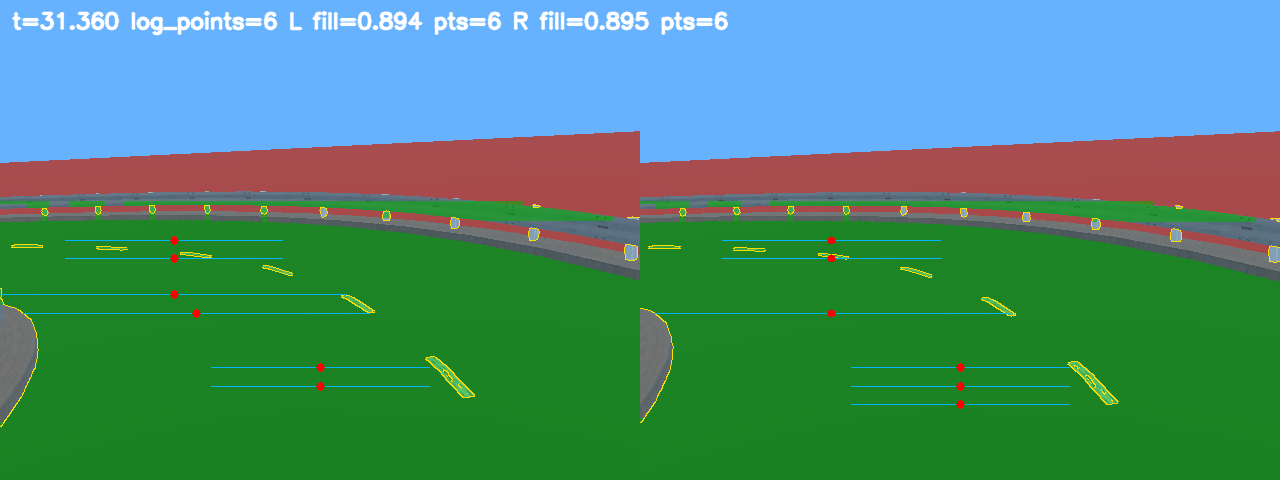
#> input picture experiments/cases/R026_first_left_tight_radius/overlay_000031_360.png, 1280 x 480 px
$ python -i opponent.py   (imports and definitions only)
#> lines starting #> are read from the running program, lines starting #| are printed output that depends on the picture; after the words box and inside, x2 and y2 are one past the last pixel; in counts of white or black regions, pixels touching at a corner belong together
#> further down, picture is the input picture: shape (480, 1280, 3); mean B, G, R 113.7, 139.3, 73.7
"""对手车辆感知模块。

功能概述：保留可提交的近处车身检测逻辑，供多车策略使用。
输入输出：输入单张 BGR 图像，输出是否检测到近距离车身遮挡，以及遮挡的左右位置/尺寸。
处理流程：截取下半部中间 ROI，合并亮白/近黑块和官方车身颜色 mask，再用连通域尺寸过滤噪声。
"""

import cv2
import numpy as np

from controller.params import COLOR_PROFILE, OPPONENT_PROFILE


def _hue_delta(hue, center):
    """计算 OpenCV hue 环形距离。"""

    delta = np.abs(hue.astype(np.float32) - float(center))
    return np.minimum(delta, 180.0 - delta)


def _vehicle_color_mask(hsv, hsv_center, hsv_tol):
    """按 `COLOR_PROFILE` 的 HSV 容差生成车身颜色 mask。

    功能：匹配官方车身基础色，避免只靠亮度把白线、天空或红色场地误判为车辆。
    参数：`hsv` 是 ROI 的 HSV 图，`hsv_center`/`hsv_tol` 是车身颜色中心和容差。
    返回：布尔 mask。
    逻辑：Hue 用环形距离；红地面、蓝天、绿草主要靠更高的车身饱和度门槛排除。
    """

    return (
        (_hue_delta(hsv[:, :, 0], hsv_center[0]) <= hsv_tol[0])
        & (np.abs(hsv[:, :, 1].astype(np.float32) - hsv_center[1]) <= hsv_tol[1])
        & (np.abs(hsv[:, :, 2].astype(np.float32) - hsv_center[2]) <= hsv_tol[2])
    )


def vehicle_body_mask(image, profile=None):
    """生成近处车身候选 mask。

    功能：把白/黑车身和官方 6 车颜色合并为一个候选图。
    参数：`image` 是单张 BGR 摄像头图像，`profile` 可覆盖默认检测参数。
    返回：与原图同宽高的 `uint8` mask，车身候选为 255。
    逻辑：只在检测 ROI 内置位；后续仍需连通域面积/宽高过滤才判定为障碍。
    """

    params = OPPONENT_PROFILE if profile is None else profile
    height, width = image.shape[:2]
#> height = 480; width = 1280
    y0 = int(height * params["near_obstacle_roi_top_ratio"])
#> y0 = 230
    y1 = int(height * params["near_obstacle_roi_bottom_ratio"])
#> y1 = 451
    x_margin = int(width * params["near_obstacle_roi_x_margin_ratio"])
#> x_margin = 102
    mask = np.zeros((height, width), dtype=np.uint8)
    roi = image[y0:y1, x_margin : width - x_margin]
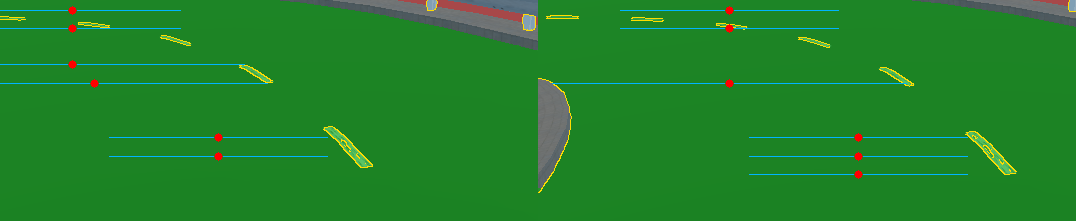
#> roi: shape (221, 1076, 3); mean B, G, R 41.7, 131.2, 33.1
    if roi.size == 0:
        return mask

    gray = cv2.cvtColor(roi, cv2.COLOR_BGR2GRAY)
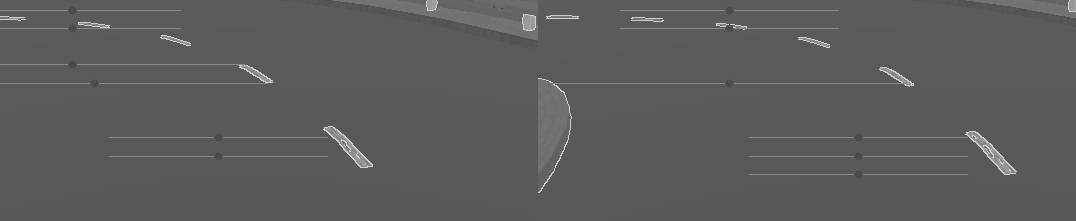
#> gray: shape (221, 1076); min 68, max 205, mean 91.5
    hsv = cv2.cvtColor(roi, cv2.COLOR_BGR2HSV)
#> hsv: shape (221, 1076, 3); mean H, S, V 63.2, 194.1, 133.4
    saturation = hsv[:, :, 1]
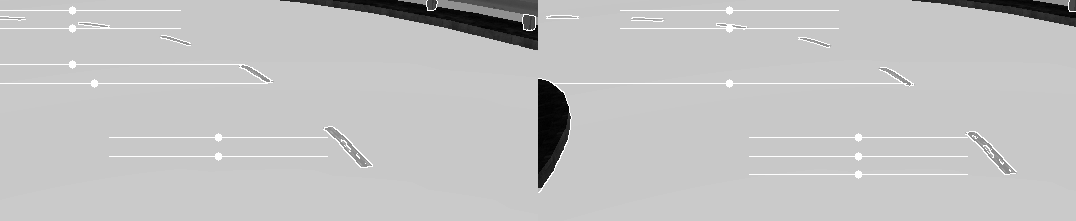
#> saturation: shape (221, 1076); min 2, max 255, mean 194.1
    value = hsv[:, :, 2]
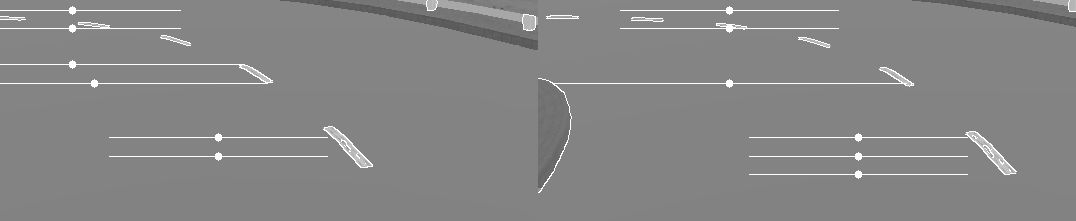
#> value: shape (221, 1076); min 79, max 255, mean 133.4
    bright_body = (gray > params["near_obstacle_white_gray_min"]) & (
        saturation < params["near_obstacle_white_sat_max"]
    )
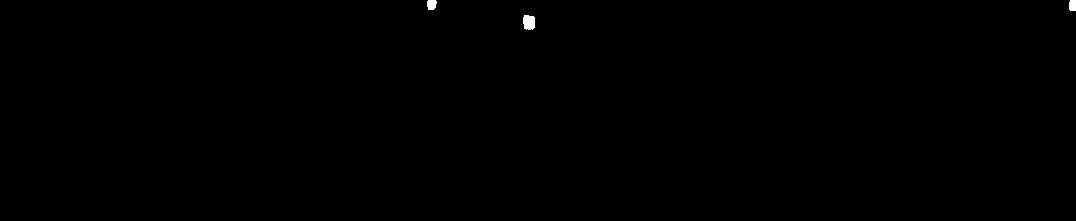
#> bright_body: shape (221, 1076) bool; 0.13% white; 3 white regions, box (x1, y1, x2, y2) and area: (523, 15, 535, 30) 158, (427, 0, 437, 10) 86, (1069, 0, 1076, 11) 74
    dark_body = (gray < params["near_obstacle_black_gray_max"]) & (value < params["near_obstacle_black_value_max"])
#> dark_body: shape (221, 1076) bool; every value is 0
    color_body = np.zeros(roi.shape[:2], dtype=bool)
    for _bgr, hsv_center, hsv_tol in COLOR_PROFILE["car_body_colors"]:
        # 白车/黑车已由亮度分支处理；低饱和 HSV 容差过宽，容易把深灰沥青吃进来。
        if hsv_center[1] < 80:
            continue
        color_body |= _vehicle_color_mask(hsv, hsv_center, hsv_tol)
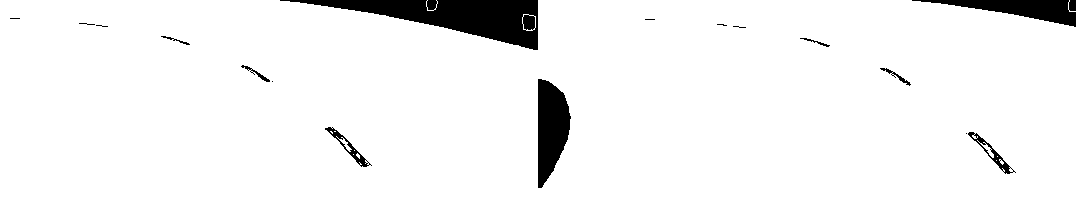
#> color_body: shape (221, 1076) bool; 95.3% white; 17 black regions (8 under 20 px), largest, box (x1, y1, x2, y2) and area: (280, 0, 538, 50) 5638, (538, 79, 571, 188) 2511, (912, 0, 1076, 27) 1975

    candidate = (bright_body | dark_body | color_body).astype(np.uint8) * 255
#> candidate: shape (221, 1076); 95.4% white; 17 black regions (8 under 20 px), largest, box (x1, y1, x2, y2) and area: (280, 0, 538, 50) 5394, (538, 79, 571, 188) 2511, (912, 0, 1076, 27) 1901
    kernel = np.ones((5, 5), dtype=np.uint8)
    candidate = cv2.morphologyEx(candidate, cv2.MORPH_OPEN, kernel, iterations=1)
#> candidate: shape (221, 1076); 95.3% white; 15 black regions (6 under 20 px), largest, box (x1, y1, x2, y2) and area: (280, 0, 538, 50) 5397, (538, 79, 571, 188) 2511, (912, 0, 1076, 27) 1901
    mask[y0:y1, x_margin : width - x_margin] = candidate
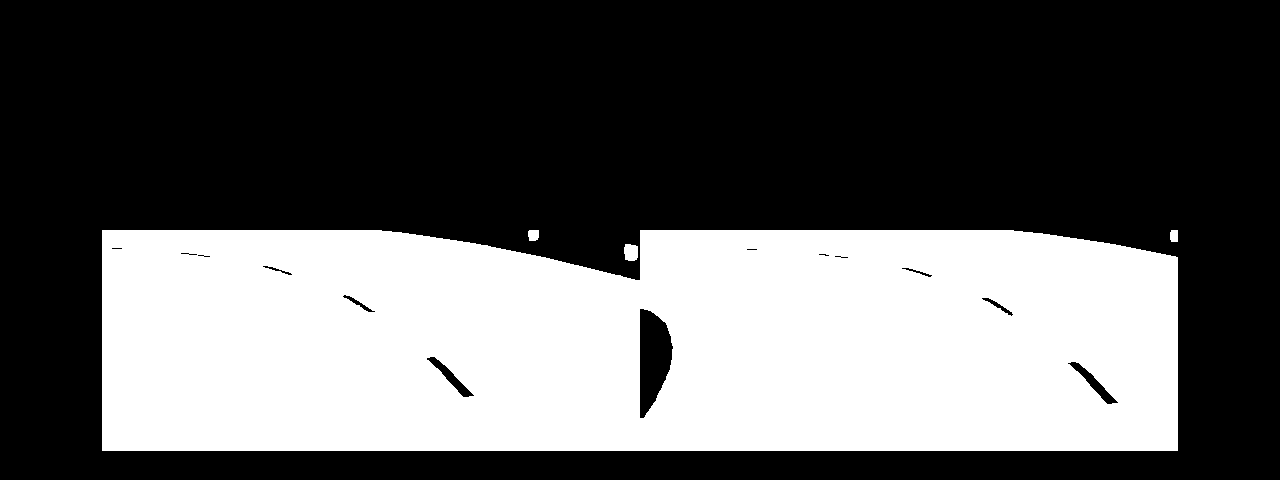
#> mask: shape (480, 1280); 36.9% white; 4 white regions, box (x1, y1, x2, y2) and area: (102, 230, 1178, 451) 226298, (624, 244, 638, 261) 211, (528, 230, 539, 241) 111, (1170, 230, 1178, 242) 92
    return mask


def detect_near_vehicle_obstacle_state(image: np.ndarray, profile: dict | None = None) -> tuple[bool, float, float]:
    """检测近处车身遮挡，并给出横向位置和块尺寸。

    功能：识别发车格静止车辆或近距离对手车这类大块遮挡。
    参数：`image` 是单张 BGR 摄像头图像，`profile` 可覆盖默认检测参数。
    返回：`(near, x, size)`；`x` 为 -1 左 / +1 右，`size` 为最大车身块占 ROI 的比例。
    逻辑：只看图像下半部中间区域，用亮白/近黑和官方车身颜色做候选，再用连通域面积过滤车道线。
    complex 红色场地、天空和草地会被颜色容差排除，不能把高饱和本身当成车身证据。
    """

    params = OPPONENT_PROFILE if profile is None else profile
    candidate = vehicle_body_mask(image, params)
    if not np.any(candidate):
        return False, 0.0, 0.0

    count, _, stats, _ = cv2.connectedComponentsWithStats(candidate, 8)
#> count = 5; stats = [[0, 0, 1280, 480, 387688], [102, 230, 1076, 221, 226298], [528, 230, 11, 11, 111], [1170, 230, 8, 12, 92], [624, 244, 14, 17, 211]]
    min_area = float(params["near_obstacle_min_area"])
    min_width = float(params["near_obstacle_min_width"])
    min_height = float(params["near_obstacle_min_height"])
    best = None
    for index in range(1, count):
        left, top, comp_width, comp_height, area = stats[index]
        if area >= min_area and comp_width >= min_width and comp_height >= min_height:
            if best is None or area > best[-1]:
                best = (left, top, comp_width, comp_height, area)
#> this loop made 4 passes
    if best is None:
        return False, 0.0, 0.0

    left, _top, comp_width, _comp_height, area = best
#> left = 102; comp_width = 1076; area = 226298
    height, width = candidate.shape[:2]
#> height = 480; width = 1280
    roi_top = int(height * params["near_obstacle_roi_top_ratio"])
#> roi_top = 230
    roi_bottom = int(height * params["near_obstacle_roi_bottom_ratio"])
#> roi_bottom = 451
    x_margin = int(width * params["near_obstacle_roi_x_margin_ratio"])
#> x_margin = 102
    roi_area = max((roi_bottom - roi_top) * max(width - 2 * x_margin, 1), 1)
#> roi_area = 237796
    center_x = left + comp_width * 0.5
#> center_x = 640
    x_norm = (center_x / max(width - 1, 1) - 0.5) * 2.0
#> x_norm = 0.000782
    size = float(area) / float(roi_area)
#> size = 0.952
    return True, float(np.clip(x_norm, -1.0, 1.0)), float(size)


def detect_near_vehicle_obstacle(image: np.ndarray, profile: dict | None = None) -> bool:
    """检测近处是否有大块车身遮挡。

    功能：保留旧 bool 接口，供现有测试和脚本兼容。
    参数：`image` 是单张 BGR 摄像头图像，`profile` 可覆盖默认检测参数。
    返回：检测到较大车身色块时返回 True。
    逻辑：内部使用 `detect_near_vehicle_obstacle_state()`，丢弃方向和尺寸。
    """

    near, _x, _size = detect_near_vehicle_obstacle_state(image, profile)
    return near

>>> import cv2
>>> picture = cv2.imread('../experiments/cases/R026_first_left_tight_radius/overlay_000031_360.png')
>>> result = detect_near_vehicle_obstacle_state(picture)
#> result = (True, 0.000782, 0.952)

$ run again, on experiments/cases/R026_first_left_tight_radius/overlay_000033_920.png
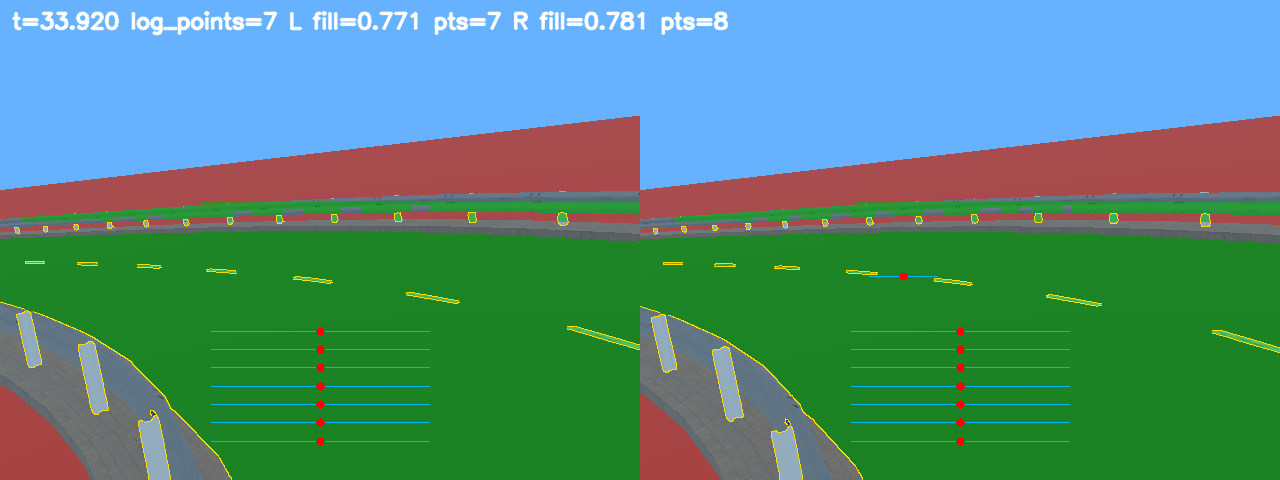
#> input picture experiments/cases/R026_first_left_tight_radius/overlay_000033_920.png, 1280 x 480 px
#> picture is the input picture: shape (480, 1280, 3); mean B, G, R 121.3, 139.4, 80.4
#> hsv: shape (221, 1076, 3); mean H, S, V 65.2, 182.7, 134.4
#> in vehicle_body_mask, `bright_body = (gray > params["near_obstacle_white_gray_min"]) & ( satu..`:
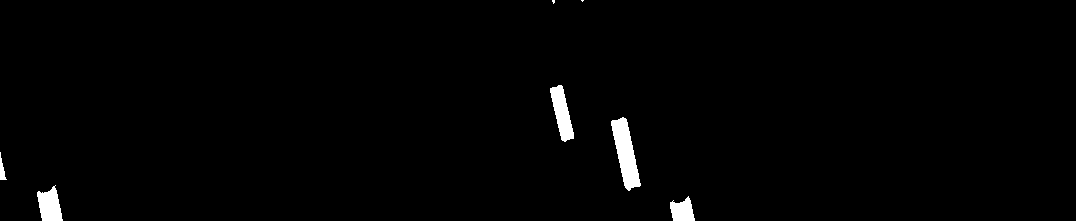
#> bright_body: shape (221, 1076) bool; 1.3% white; 7 white regions (2 under 20 px), largest, box (x1, y1, x2, y2) and area: (611, 117, 641, 191) 1161, (550, 85, 574, 142) 744, (37, 185, 63, 221) 633, (670, 196, 695, 221) 438, (0, 152, 7, 180) 93
#> dark_body: shape (221, 1076) bool; every value is 0
#> in vehicle_body_mask, `mask[y0:y1, x_margin : width - x_margin] = candidate`:
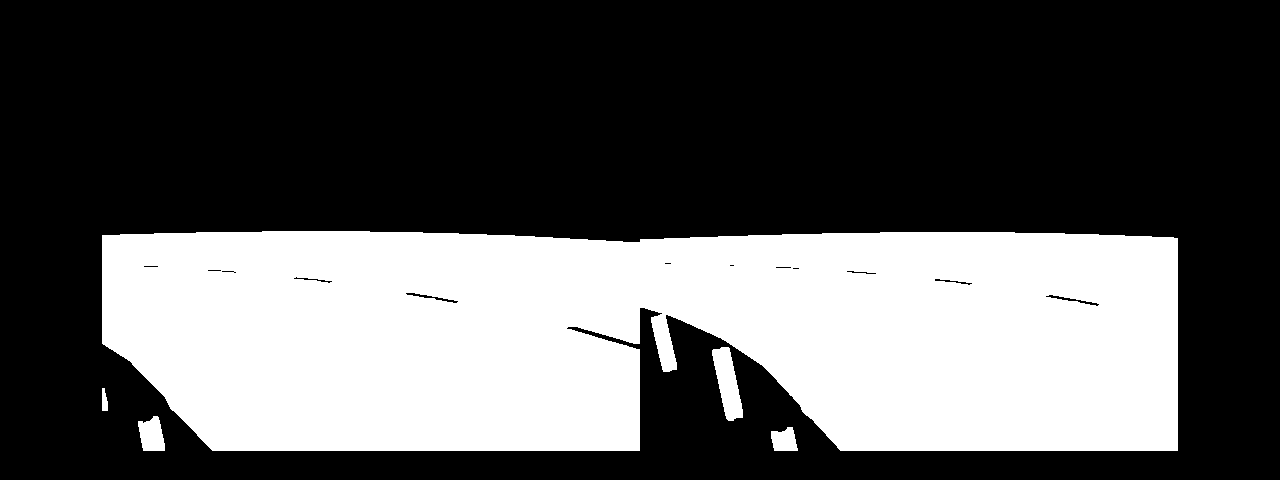
#> mask: shape (480, 1280); 34.5% white; 5 white regions, box (x1, y1, x2, y2) and area: (102, 231, 1178, 451) 209111, (712, 347, 743, 421) 1331, (138, 416, 165, 451) 712, (771, 427, 798, 451) 500, (102, 388, 108, 411) 111
#> count = 6; stats = [[0, 0, 1280, 480, 402635], [102, 231, 1076, 220, 209111], [712, 347, 31, 74, 1331], [102, 388, 6, 23, 111], [138, 416, 27, 35, 712], [771, 427, 27, 24, 500]]
#> the loop in detect_near_vehicle_obstacle_state, `for index in range(1, count):` made 5 passes
#> in detect_near_vehicle_obstacle_state, `left, _top, comp_width, _comp_height, area = best`: left = 102; comp_width = 1076; area = 209111
#> center_x = 640
#> x_norm = 0.000782
#> size = 0.879
#> result = (True, 0.000782, 0.879)

$ run again, on experiments/cases/R026_first_left_tight_radius/overlay_000047_680.png
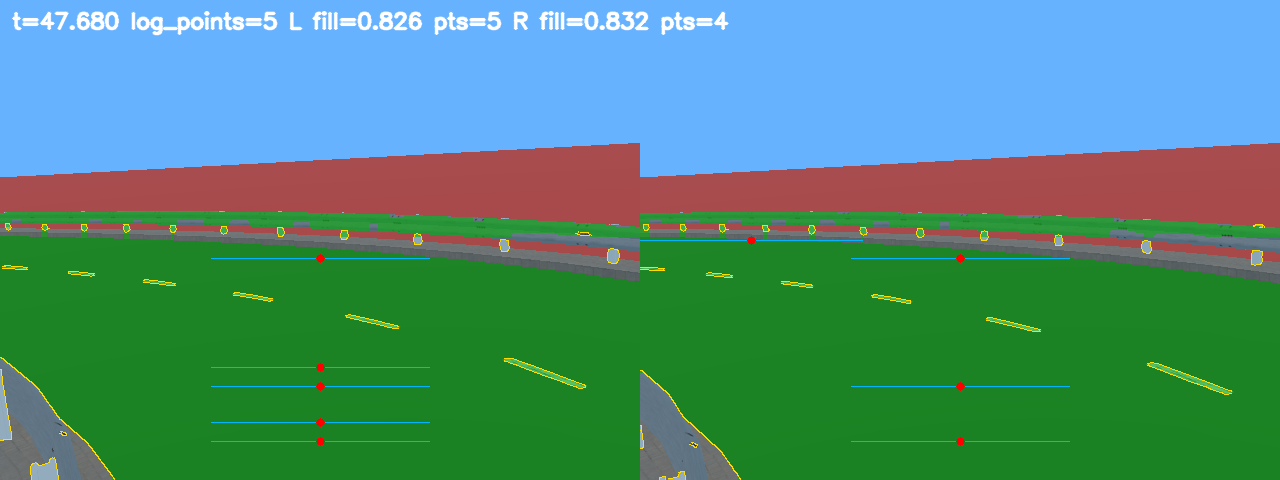
#> input picture experiments/cases/R026_first_left_tight_radius/overlay_000047_680.png, 1280 x 480 px
#> picture is the input picture: shape (480, 1280, 3); mean B, G, R 120.3, 140.5, 77.6
#> hsv: shape (221, 1076, 3); mean H, S, V 64.3, 186.1, 133.3
#> in vehicle_body_mask, `bright_body = (gray > params["near_obstacle_white_gray_min"]) & ( satu..`:
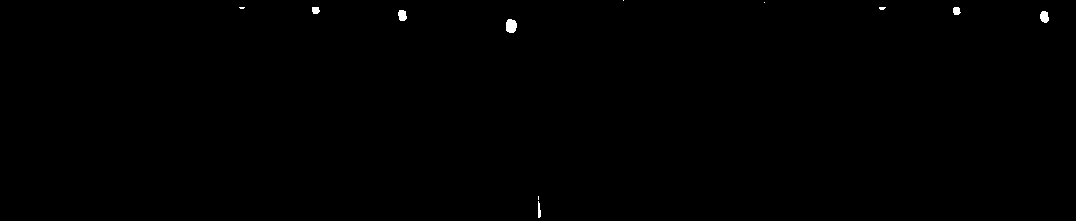
#> bright_body: shape (221, 1076) bool; 0.2% white; 11 white regions (5 under 20 px), largest, box (x1, y1, x2, y2) and area: (506, 19, 517, 33) 129, (1040, 11, 1049, 23) 85, (398, 10, 407, 21) 80, (953, 7, 961, 15) 52, (312, 7, 320, 14) 48, (538, 201, 541, 218) 39
#> dark_body: shape (221, 1076) bool; every value is 0
#> in vehicle_body_mask, `mask[y0:y1, x_margin : width - x_margin] = candidate`:
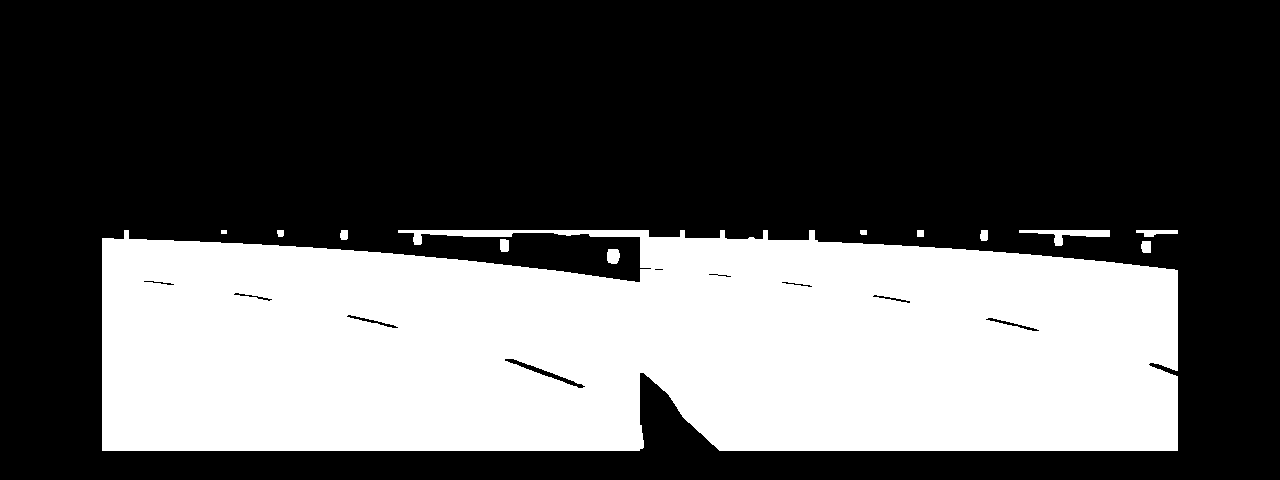
#> mask: shape (480, 1280); 34.8% white; 12 white regions, largest, box (x1, y1, x2, y2) and area: (102, 230, 1178, 451) 212286, (1019, 230, 1110, 246) 554, (1136, 230, 1178, 237) 192
#> count = 13; stats = 13 rows, first 6: [0, 0, 1280, 480, 400667], [102, 230, 1076, 221, 212286], [221, 230, 6, 4, 24], [277, 230, 7, 7, 45], [340, 230, 8, 10, 74], [860, 230, 7, 5, 34]
#> the loop in detect_near_vehicle_obstacle_state, `for index in range(1, count):` made 12 passes
#> (left, top, comp_width, comp_height, area) on passes 1 to 8: (102, 230, 1076, 221, 212286), (221, 230, 6, 4, 24), (277, 230, 7, 7, 45), (340, 230, 8, 10, 74), (860, 230, 7, 5, 34), (917, 230, 7, 7, 49), (980, 230, 8, 11, 81), (1019, 230, 91, 16, 554)
#> in detect_near_vehicle_obstacle_state, `left, _top, comp_width, _comp_height, area = best`: left = 102; comp_width = 1076; area = 212286
#> center_x = 640
#> x_norm = 0.000782
#> size = 0.893
#> result = (True, 0.000782, 0.893)
